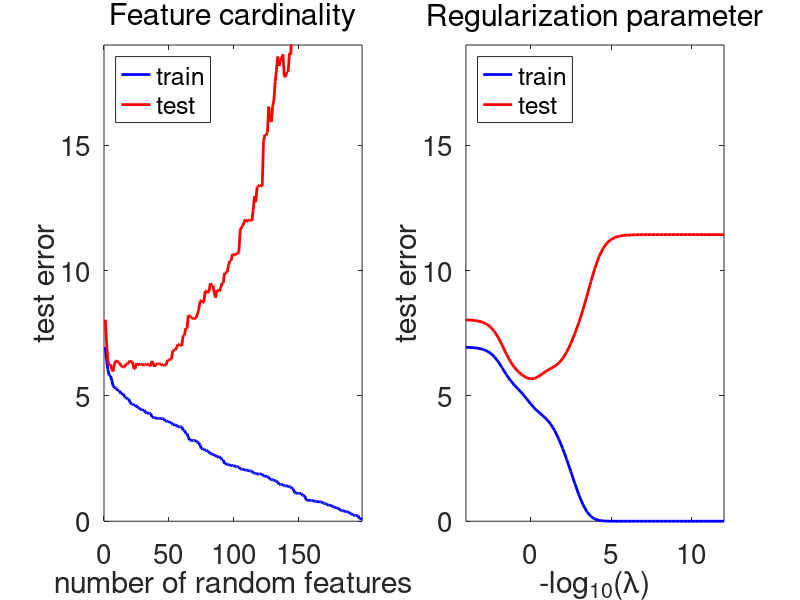
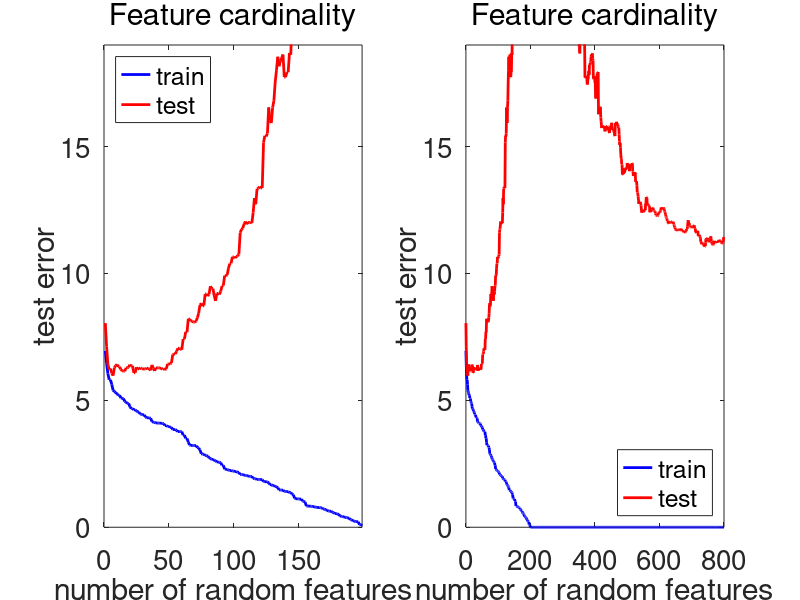

Source code (MATLAB) for these figures, in order:
clear all
seed=1;
randn('state',seed);
rand('state',seed);

try
    ccc=openfig('random_feature_dd.fig');
catch
    disp('missing figure file')
end


d = 5;
ntrain = 200;
ntest = 200;
m = 100;
sigma = 2;
w0 = randn(d,1);
Xtrain = randn(ntrain,d);
Xtrain = Xtrain ./ sqrt(repmat(sum(Xtrain.^2,2),1,d));
ytrain = 1./( .25 + (Xtrain*w0).^2) + sigma * randn(ntrain,1);

Xtest = randn(ntest,d);
Xtest = Xtest ./ sqrt(repmat(sum(Xtest.^2,2),1,d));
ytest = 1./( .25 + (Xtest*w0).^2) + sigma * randn(ntest,1);

W_rffs = randn(m,d);
W_rffs = W_rffs ./ sqrt(repmat(sum(W_rffs.^2,2),1,d));
Phi_rffs_train = max(Xtrain * W_rffs',0);
Phi_rffs_test = max(Xtest * W_rffs',0);


V = ( Phi_rffs_train' * Phi_rffs_train ) \ ( Phi_rffs_train' * ytrain);
ytest_pred = Phi_rffs_test * V;
plot(ytest,ytest_pred,'x');

ms = 0:1:800;

W_rffs = randn(max(ms),d);
W_rffs = W_rffs ./ sqrt(repmat(sum(W_rffs.^2,2),1,d));


% regularization by feature cardinality

for im = 1:length(ms);
    m = ms(im);
    Phi_rffs_train = max(Xtrain * W_rffs(1:m,:)',0);
    Phi_rffs_test = max(Xtest * W_rffs(1:m,:)',0);
    
    
    V = ( Phi_rffs_train' * Phi_rffs_train + 1e-12 * eye(m) * ntrain) \ ( Phi_rffs_train' * ytrain);
    ytest_pred = Phi_rffs_test * V;
    ytrain_pred = Phi_rffs_train * V;
    train_errors(im) = mean( (ytrain - ytrain_pred).^2);
    test_errors(im) = mean( (ytest - ytest_pred).^2);
end


% regularization by square norm

lambdas = 10.^[-12:.25:4];
m = max(ms);
Phi_rffs_train = max(Xtrain * W_rffs(1:m,:)',0);
Phi_rffs_test = max(Xtest * W_rffs(1:m,:)',0);

for ilambda = 1:length(lambdas);
    lambda = lambdas(ilambda);
    V = ( Phi_rffs_train' * Phi_rffs_train + lambda * eye(m) * ntrain) \ ( Phi_rffs_train' * ytrain);
    ytest_pred = Phi_rffs_test * V;
    ytrain_pred = Phi_rffs_train * V;
    train_errors_lambda(ilambda) = mean( (ytrain - ytrain_pred).^2);
    test_errors_lambda(ilambda) = mean( (ytest - ytest_pred).^2);
end



subplot(1,2,1)
plot(1:ntrain,train_errors(1:ntrain),'b','linewidth',2); hold on; plot(1:ntrain,test_errors(1:ntrain),'r','linewidth',2); hold off
set(gca,'fontsize',20);
legend('train','test','location','northwest');
axis([0 ntrain-1 0 19])
xlabel('number of random features')
ylabel('test error')
title('Feature cardinality','FontWeight','normal');

subplot(1,2,2)
plot(-log10(lambdas),train_errors_lambda,'b','linewidth',2); hold on; plot(-log10(lambdas),test_errors_lambda,'r','linewidth',2); hold off
set(gca,'fontsize',20);
legend('train','test','location','northwest');
axis([min(-log10(lambdas)) max(-log10(lambdas)) 0 19])
xlabel('-log_{10}(\lambda)')
ylabel('test error')
title('Regularization parameter','FontWeight','normal');


try
    print('-depsc', 'ushaped_rf.eps');
        close(ccc)
catch
    disp('missing figure file')
end


try
    ccc=openfig('doubledescent_top.fig');
catch
    disp('missing figure file')
end


plot(ms,train_errors,'b','linewidth',2); hold on; plot(ms,test_errors,'r','linewidth',2); hold off
set(gca,'fontsize',20);
legend('train','test','location','southeast');
axis([0 max(ms) 0 19])
xlabel('number of random features')
ylabel('test error')
title('Feature cardinality','FontWeight','normal');




try
    print('-depsc', 'doubledescent_top.eps');
    close(ccc)
catch
    disp('missing figure file')
end
